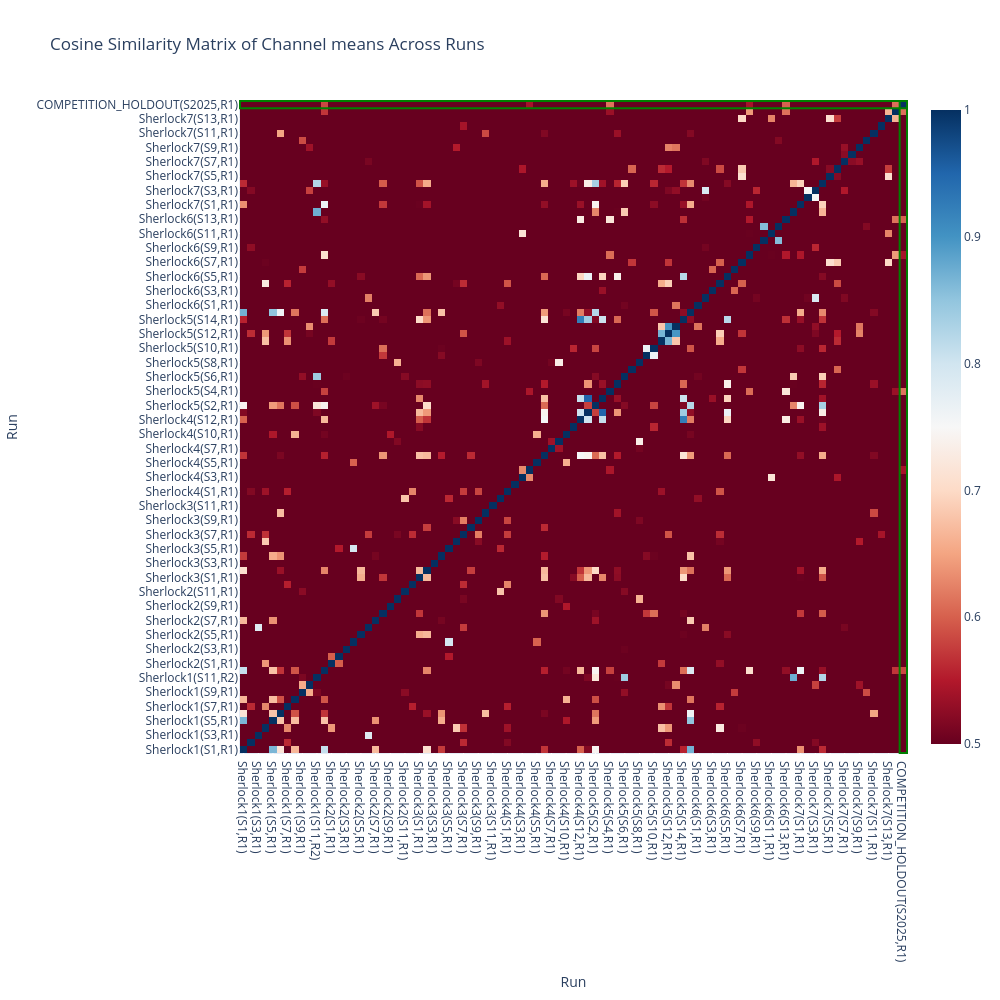
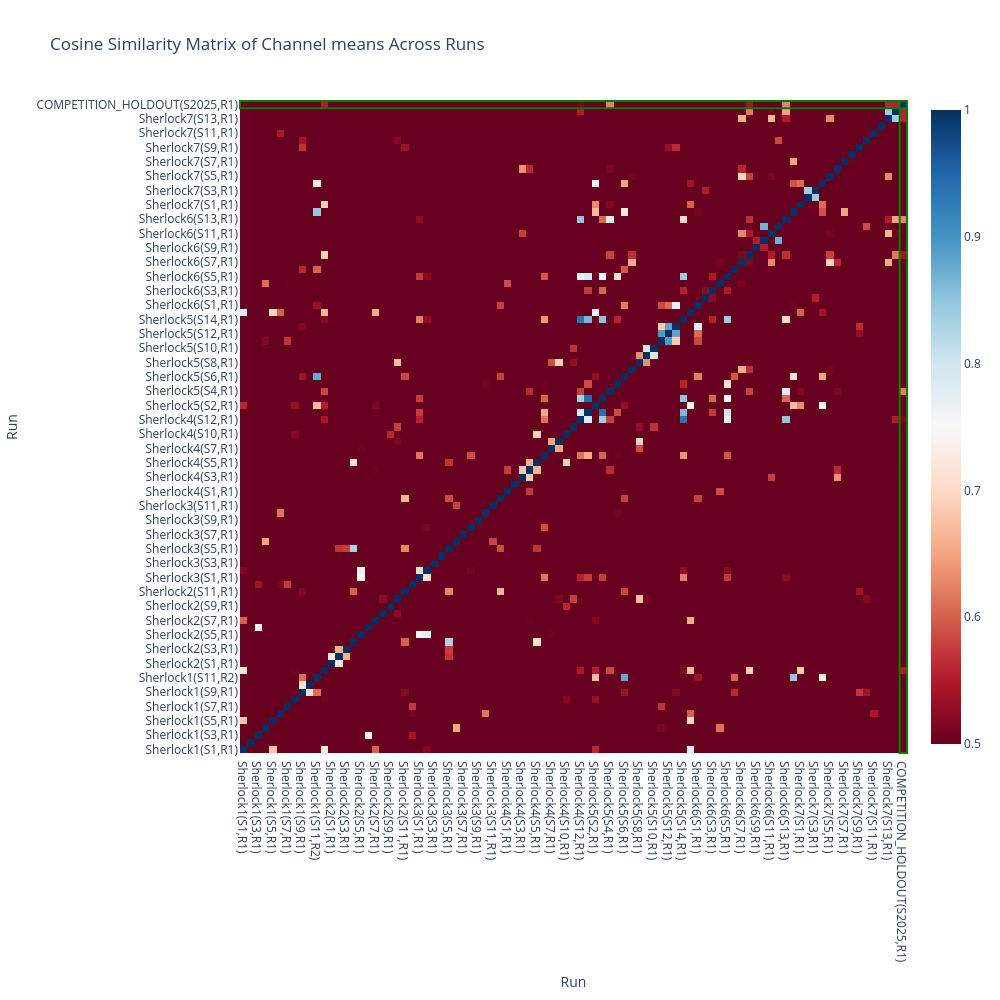

Notebook code cell kept with these figures, in order:
### Markdown cell above
### Cosine Similarity Plot

### Code cell
from sklearn.metrics.pairwise import cosine_similarity
import plotly.graph_objects as go

def plot_similarity_matrix(vecs, using):
    # Compute cosine similarity matrix
    if using == "means":
        vectors = np.array([vecs[key][:306] for key in RUN_KEYS])  # use means only
    elif using == "stds":
        vectors = np.array([vecs[key][306:] for key in RUN_KEYS])  # use stds only
    else:  # using == "stats"
        vectors = np.array([vecs[key] for key in RUN_KEYS])  # use both

    # Normalize vectors, preventing numerical issues
    vectors *= 1.0 / np.linalg.norm(vectors, axis=1, keepdims=True)

    similarity_matrix = cosine_similarity(vectors)

    # Create hover text with run key details
    hover_text = [f"{key[2]}(S{key[1]},R{key[3]})" for key in RUN_KEYS]

    # Identify indices where run == '2'
    highlight_indices = [i for i, key in enumerate(RUN_KEYS) if key[1] == '2025']

    # Create a copy of the similarity matrix for visualization
    fig = go.Figure(data=go.Heatmap(
        z=similarity_matrix,
        x=hover_text,
        y=hover_text,
        colorscale='RdBu',
        zmin=0.5,
        zmax=1,
        hovertemplate='<b>%{y}</b> vs <b>%{x}</b><br>Similarity: %{z:.4f}<extra></extra>'
    ))

    # Add rectangles to highlight rows and columns where key[3] == '2'
    for idx in highlight_indices:
        # Highlight row
        fig.add_shape(type="rect", x0=-0.5, x1=len(RUN_KEYS)-0.5, y0=idx-0.5, y1=idx+0.5,
                    line=dict(color="green", width=2))
        # Highlight column
        fig.add_shape(type="rect", x0=idx-0.5, x1=idx+0.5, y0=-0.5, y1=len(RUN_KEYS)-0.5,
                    line=dict(color="green", width=2))

    fig.update_layout(
        title=f'Cosine Similarity Matrix of Channel {using} Across Runs',
        xaxis_title='Run',
        yaxis_title='Run',
        height=1000,
        width=1000,
    )

    fig.show()

plot_similarity_matrix(ds_vecs, using="means")
plot_similarity_matrix(ds_vecs_std, using="means")

### Figure 1 — Plotly figure (JSON) as saved in the notebook; plotly's stock layout.template omitted (floating-point values rounded to 4 significant figures; data arrays with more than 128 entries replaced by an {"elided": "..."} marker saying what was removed)
{"data": [{"colorscale": [[0, "rgb(103,0,31)"], [0.1, "rgb(178,24,43)"], [0.2, "rgb(214,96,77)"], [0.3, "rgb(244,165,130)"], [0.4, "rgb(253,219,199)"], [0.5, "rgb(247,247,247)"], [0.6, "rgb(209,229,240)"], [0.7, "rgb(146,197,222)"], [0.8, "rgb(67,147,195)"], [0.9, "rgb(33,102,172)"], [1, "rgb(5,48,97)"]], "hovertemplate": "<b>%{y}</b> vs <b>%{x}</b><br>Similarity: %{z:.4f}<extra></extra>", "type": "heatmap", "x": ["Sherlock1(S1,R1)", "Sherlock1(S2,R1)", "Sherlock1(S3,R1)", "Sherlock1(S4,R1)", "Sherlock1(S5,R1)", "Sherlock1(S6,R1)", "Sherlock1(S7,R1)", "Sherlock1(S8,R1)", "Sherlock1(S9,R1)", "Sherlock1(S10,R1)", "Sherlock1(S11,R2)", "Sherlock1(S12,R2)", "Sherlock2(S1,R1)", "Sherlock2(S2,R1)", "Sherlock2(S3,R1)", "Sherlock2(S4,R1)", "Sherlock2(S5,R1)", "Sherlock2(S6,R1)", "Sherlock2(S7,R1)", "Sherlock2(S8,R1)", "Sherlock2(S9,R1)", "Sherlock2(S10,R1)", "Sherlock2(S11,R1)", "Sherlock2(S12,R1)", "Sherlock3(S1,R1)", "Sherlock3(S2,R1)", "Sherlock3(S3,R1)", "Sherlock3(S4,R1)", "Sherlock3(S5,R1)", "Sherlock3(S6,R1)", "Sherlock3(S7,R1)", "Sherlock3(S8,R1)", "Sherlock3(S9,R1)", "Sherlock3(S10,R1)", "Sherlock3(S11,R1)", "Sherlock3(S12,R1)", "Sherlock4(S1,R1)", "Sherlock4(S2,R1)", "Sherlock4(S3,R1)", "Sherlock4(S4,R1)", "Sherlock4(S5,R1)", "Sherlock4(S6,R1)", "Sherlock4(S7,R1)", "Sherlock4(S9,R1)", "Sherlock4(S10,R1)", "Sherlock4(S11,R1)", "Sherlock4(S12,R1)", "Sherlock5(S1,R1)", "Sherlock5(S2,R1)", "Sherlock5(S3,R1)", "Sherlock5(S4,R1)", "Sherlock5(S5,R1)", "Sherlock5(S6,R1)", "Sherlock5(S7,R1)", "Sherlock5(S8,R1)", "Sherlock5(S9,R1)", "Sherlock5(S10,R1)", "Sherlock5(S11,R1)", "Sherlock5(S12,R1)", "Sherlock5(S13,R1)", "Sherlock5(S14,R1)", "Sherlock5(S15,R1)", "Sherlock6(S1,R1)", "Sherlock6(S2,R1)", "Sherlock6(S3,R1)", "Sherlock6(S4,R1)", "Sherlock6(S5,R1)", "Sherlock6(S6,R1)", "Sherlock6(S7,R1)", "Sherlock6(S8,R1)", "Sherlock6(S9,R1)", "Sherlock6(S10,R1)", "Sherlock6(S11,R1)", "Sherlock6(S12,R1)", "Sherlock6(S13,R1)", "Sherlock6(S14,R1)", "Sherlock7(S1,R1)", "Sherlock7(S2,R1)", "Sherlock7(S3,R1)", "Sherlock7(S4,R1)", "Sherlock7(S5,R1)", "Sherlock7(S6,R1)", "Sherlock7(S7,R1)", "Sherlock7(S8,R1)", "Sherlock7(S9,R1)", "Sherlock7(S10,R1)", "Sherlock7(S11,R1)", "Sherlock7(S12,R1)", "Sherlock7(S13,R1)", "Sherlock7(S14,R1)", "COMPETITION_HOLDOUT(S2025,R1)"], "y": ["Sherlock1(S1,R1)", "Sherlock1(S2,R1)", "Sherlock1(S3,R1)", "Sherlock1(S4,R1)", "Sherlock1(S5,R1)", "Sherlock1(S6,R1)", "Sherlock1(S7,R1)", "Sherlock1(S8,R1)", "Sherlock1(S9,R1)", "Sherlock1(S10,R1)", "Sherlock1(S11,R2)", "Sherlock1(S12,R2)", "Sherlock2(S1,R1)", "Sherlock2(S2,R1)", "Sherlock2(S3,R1)", "Sherlock2(S4,R1)", "Sherlock2(S5,R1)", "Sherlock2(S6,R1)", "Sherlock2(S7,R1)", "Sherlock2(S8,R1)", "Sherlock2(S9,R1)", "Sherlock2(S10,R1)", "Sherlock2(S11,R1)", "Sherlock2(S12,R1)", "Sherlock3(S1,R1)", "Sherlock3(S2,R1)", "Sherlock3(S3,R1)", "Sherlock3(S4,R1)", "Sherlock3(S5,R1)", "Sherlock3(S6,R1)", "Sherlock3(S7,R1)", "Sherlock3(S8,R1)", "Sherlock3(S9,R1)", "Sherlock3(S10,R1)", "Sherlock3(S11,R1)", "Sherlock3(S12,R1)", "Sherlock4(S1,R1)", "Sherlock4(S2,R1)", "Sherlock4(S3,R1)", "Sherlock4(S4,R1)", "Sherlock4(S5,R1)", "Sherlock4(S6,R1)", "Sherlock4(S7,R1)", "Sherlock4(S9,R1)", "Sherlock4(S10,R1)", "Sherlock4(S11,R1)", "Sherlock4(S12,R1)", "Sherlock5(S1,R1)", "Sherlock5(S2,R1)", "Sherlock5(S3,R1)", "Sherlock5(S4,R1)", "Sherlock5(S5,R1)", "Sherlock5(S6,R1)", "Sherlock5(S7,R1)", "Sherlock5(S8,R1)", "Sherlock5(S9,R1)", "Sherlock5(S10,R1)", "Sherlock5(S11,R1)", "Sherlock5(S12,R1)", "Sherlock5(S13,R1)", "Sherlock5(S14,R1)", "Sherlock5(S15,R1)", "Sherlock6(S1,R1)", "Sherlock6(S2,R1)", "Sherlock6(S3,R1)", "Sherlock6(S4,R1)", "Sherlock6(S5,R1)", "Sherlock6(S6,R1)", "Sherlock6(S7,R1)", "Sherlock6(S8,R1)", "Sherlock6(S9,R1)", "Sherlock6(S10,R1)", "Sherlock6(S11,R1)", "Sherlock6(S12,R1)", "Sherlock6(S13,R1)", "Sherlock6(S14,R1)", "Sherlock7(S1,R1)", "Sherlock7(S2,R1)", "Sherlock7(S3,R1)", "Sherlock7(S4,R1)", "Sherlock7(S5,R1)", "Sherlock7(S6,R1)", "Sherlock7(S7,R1)", "Sherlock7(S8,R1)", "Sherlock7(S9,R1)", "Sherlock7(S10,R1)", "Sherlock7(S11,R1)", "Sherlock7(S12,R1)", "Sherlock7(S13,R1)", "Sherlock7(S14,R1)", "COMPETITION_HOLDOUT(S2025,R1)"], "z": {"elided": "91x91 float values"}, "zmax": 1, "zmin": 0.5}], "layout": {"height": 1000, "shapes": [{"line": {"color": "green", "width": 2}, "type": "rect", "x0": -0.5, "x1": 90.5, "y0": 89.5, "y1": 90.5}, {"line": {"color": "green", "width": 2}, "type": "rect", "x0": 89.5, "x1": 90.5, "y0": -0.5, "y1": 90.5}], "title": {"text": "Cosine Similarity Matrix of Channel means Across Runs"}, "width": 1000, "xaxis": {"title": {"text": "Run"}}, "yaxis": {"title": {"text": "Run"}}}}

### Figure 2 — Plotly figure (JSON) as saved in the notebook; plotly's stock layout.template omitted (floating-point values rounded to 4 significant figures; data arrays with more than 128 entries replaced by an {"elided": "..."} marker saying what was removed)
{"data": [{"colorscale": [[0, "rgb(103,0,31)"], [0.1, "rgb(178,24,43)"], [0.2, "rgb(214,96,77)"], [0.3, "rgb(244,165,130)"], [0.4, "rgb(253,219,199)"], [0.5, "rgb(247,247,247)"], [0.6, "rgb(209,229,240)"], [0.7, "rgb(146,197,222)"], [0.8, "rgb(67,147,195)"], [0.9, "rgb(33,102,172)"], [1, "rgb(5,48,97)"]], "hovertemplate": "<b>%{y}</b> vs <b>%{x}</b><br>Similarity: %{z:.4f}<extra></extra>", "type": "heatmap", "x": ["Sherlock1(S1,R1)", "Sherlock1(S2,R1)", "Sherlock1(S3,R1)", "Sherlock1(S4,R1)", "Sherlock1(S5,R1)", "Sherlock1(S6,R1)", "Sherlock1(S7,R1)", "Sherlock1(S8,R1)", "Sherlock1(S9,R1)", "Sherlock1(S10,R1)", "Sherlock1(S11,R2)", "Sherlock1(S12,R2)", "Sherlock2(S1,R1)", "Sherlock2(S2,R1)", "Sherlock2(S3,R1)", "Sherlock2(S4,R1)", "Sherlock2(S5,R1)", "Sherlock2(S6,R1)", "Sherlock2(S7,R1)", "Sherlock2(S8,R1)", "Sherlock2(S9,R1)", "Sherlock2(S10,R1)", "Sherlock2(S11,R1)", "Sherlock2(S12,R1)", "Sherlock3(S1,R1)", "Sherlock3(S2,R1)", "Sherlock3(S3,R1)", "Sherlock3(S4,R1)", "Sherlock3(S5,R1)", "Sherlock3(S6,R1)", "Sherlock3(S7,R1)", "Sherlock3(S8,R1)", "Sherlock3(S9,R1)", "Sherlock3(S10,R1)", "Sherlock3(S11,R1)", "Sherlock3(S12,R1)", "Sherlock4(S1,R1)", "Sherlock4(S2,R1)", "Sherlock4(S3,R1)", "Sherlock4(S4,R1)", "Sherlock4(S5,R1)", "Sherlock4(S6,R1)", "Sherlock4(S7,R1)", "Sherlock4(S9,R1)", "Sherlock4(S10,R1)", "Sherlock4(S11,R1)", "Sherlock4(S12,R1)", "Sherlock5(S1,R1)", "Sherlock5(S2,R1)", "Sherlock5(S3,R1)", "Sherlock5(S4,R1)", "Sherlock5(S5,R1)", "Sherlock5(S6,R1)", "Sherlock5(S7,R1)", "Sherlock5(S8,R1)", "Sherlock5(S9,R1)", "Sherlock5(S10,R1)", "Sherlock5(S11,R1)", "Sherlock5(S12,R1)", "Sherlock5(S13,R1)", "Sherlock5(S14,R1)", "Sherlock5(S15,R1)", "Sherlock6(S1,R1)", "Sherlock6(S2,R1)", "Sherlock6(S3,R1)", "Sherlock6(S4,R1)", "Sherlock6(S5,R1)", "Sherlock6(S6,R1)", "Sherlock6(S7,R1)", "Sherlock6(S8,R1)", "Sherlock6(S9,R1)", "Sherlock6(S10,R1)", "Sherlock6(S11,R1)", "Sherlock6(S12,R1)", "Sherlock6(S13,R1)", "Sherlock6(S14,R1)", "Sherlock7(S1,R1)", "Sherlock7(S2,R1)", "Sherlock7(S3,R1)", "Sherlock7(S4,R1)", "Sherlock7(S5,R1)", "Sherlock7(S6,R1)", "Sherlock7(S7,R1)", "Sherlock7(S8,R1)", "Sherlock7(S9,R1)", "Sherlock7(S10,R1)", "Sherlock7(S11,R1)", "Sherlock7(S12,R1)", "Sherlock7(S13,R1)", "Sherlock7(S14,R1)", "COMPETITION_HOLDOUT(S2025,R1)"], "y": ["Sherlock1(S1,R1)", "Sherlock1(S2,R1)", "Sherlock1(S3,R1)", "Sherlock1(S4,R1)", "Sherlock1(S5,R1)", "Sherlock1(S6,R1)", "Sherlock1(S7,R1)", "Sherlock1(S8,R1)", "Sherlock1(S9,R1)", "Sherlock1(S10,R1)", "Sherlock1(S11,R2)", "Sherlock1(S12,R2)", "Sherlock2(S1,R1)", "Sherlock2(S2,R1)", "Sherlock2(S3,R1)", "Sherlock2(S4,R1)", "Sherlock2(S5,R1)", "Sherlock2(S6,R1)", "Sherlock2(S7,R1)", "Sherlock2(S8,R1)", "Sherlock2(S9,R1)", "Sherlock2(S10,R1)", "Sherlock2(S11,R1)", "Sherlock2(S12,R1)", "Sherlock3(S1,R1)", "Sherlock3(S2,R1)", "Sherlock3(S3,R1)", "Sherlock3(S4,R1)", "Sherlock3(S5,R1)", "Sherlock3(S6,R1)", "Sherlock3(S7,R1)", "Sherlock3(S8,R1)", "Sherlock3(S9,R1)", "Sherlock3(S10,R1)", "Sherlock3(S11,R1)", "Sherlock3(S12,R1)", "Sherlock4(S1,R1)", "Sherlock4(S2,R1)", "Sherlock4(S3,R1)", "Sherlock4(S4,R1)", "Sherlock4(S5,R1)", "Sherlock4(S6,R1)", "Sherlock4(S7,R1)", "Sherlock4(S9,R1)", "Sherlock4(S10,R1)", "Sherlock4(S11,R1)", "Sherlock4(S12,R1)", "Sherlock5(S1,R1)", "Sherlock5(S2,R1)", "Sherlock5(S3,R1)", "Sherlock5(S4,R1)", "Sherlock5(S5,R1)", "Sherlock5(S6,R1)", "Sherlock5(S7,R1)", "Sherlock5(S8,R1)", "Sherlock5(S9,R1)", "Sherlock5(S10,R1)", "Sherlock5(S11,R1)", "Sherlock5(S12,R1)", "Sherlock5(S13,R1)", "Sherlock5(S14,R1)", "Sherlock5(S15,R1)", "Sherlock6(S1,R1)", "Sherlock6(S2,R1)", "Sherlock6(S3,R1)", "Sherlock6(S4,R1)", "Sherlock6(S5,R1)", "Sherlock6(S6,R1)", "Sherlock6(S7,R1)", "Sherlock6(S8,R1)", "Sherlock6(S9,R1)", "Sherlock6(S10,R1)", "Sherlock6(S11,R1)", "Sherlock6(S12,R1)", "Sherlock6(S13,R1)", "Sherlock6(S14,R1)", "Sherlock7(S1,R1)", "Sherlock7(S2,R1)", "Sherlock7(S3,R1)", "Sherlock7(S4,R1)", "Sherlock7(S5,R1)", "Sherlock7(S6,R1)", "Sherlock7(S7,R1)", "Sherlock7(S8,R1)", "Sherlock7(S9,R1)", "Sherlock7(S10,R1)", "Sherlock7(S11,R1)", "Sherlock7(S12,R1)", "Sherlock7(S13,R1)", "Sherlock7(S14,R1)", "COMPETITION_HOLDOUT(S2025,R1)"], "z": {"elided": "91x91 float values"}, "zmax": 1, "zmin": 0.5}], "layout": {"height": 1000, "shapes": [{"line": {"color": "green", "width": 2}, "type": "rect", "x0": -0.5, "x1": 90.5, "y0": 89.5, "y1": 90.5}, {"line": {"color": "green", "width": 2}, "type": "rect", "x0": 89.5, "x1": 90.5, "y0": -0.5, "y1": 90.5}], "title": {"text": "Cosine Similarity Matrix of Channel means Across Runs"}, "width": 1000, "xaxis": {"title": {"text": "Run"}}, "yaxis": {"title": {"text": "Run"}}}}
